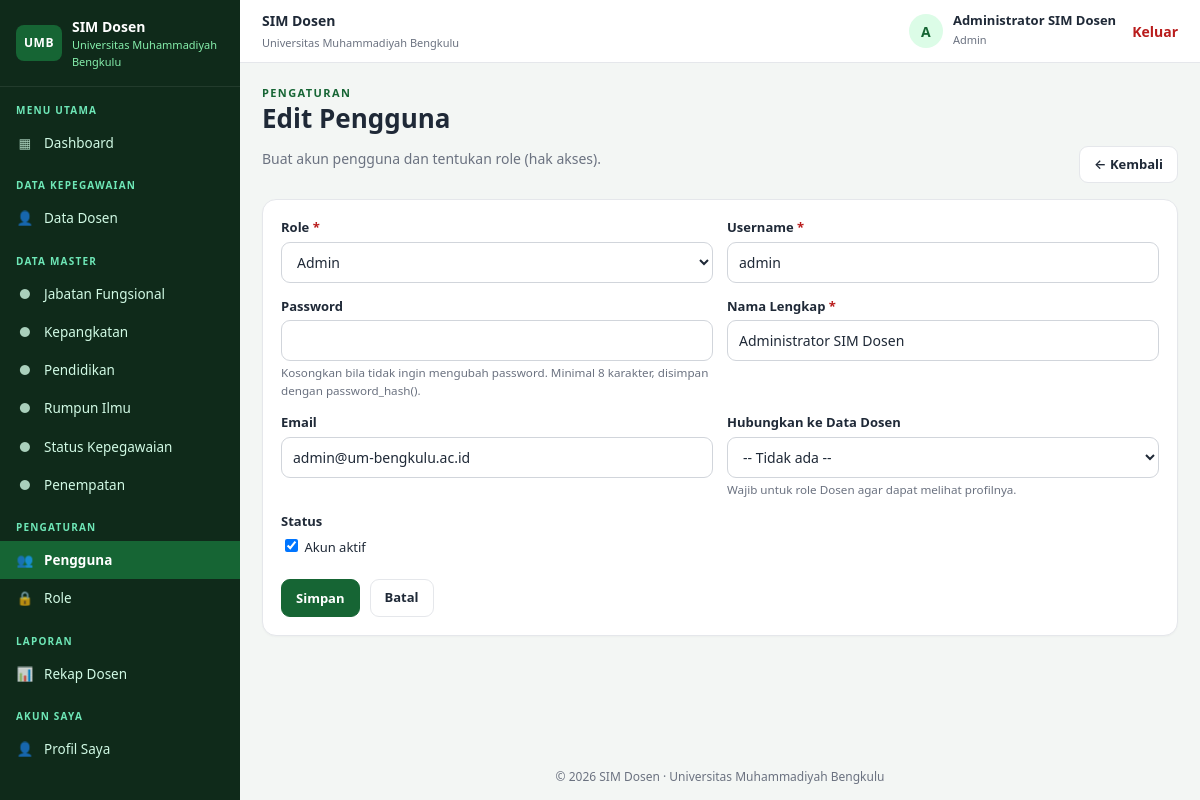
Screenshot of /pengguna_form.php?id=1 (signed in) with the database file from the repository.
### tables this page shows
CREATE TABLE `pengguna` (
  `id_pengguna` INT UNSIGNED NOT NULL AUTO_INCREMENT,
  `username` VARCHAR(50) NOT NULL,
  `password` VARCHAR(255) NOT NULL,
  `nama_lengkap` VARCHAR(150) NOT NULL,
  `email` VARCHAR(120) DEFAULT NULL,
  `id_role` INT UNSIGNED NOT NULL,
  `id_dosen` INT UNSIGNED DEFAULT NULL,
  `aktif` TINYINT(1) NOT NULL DEFAULT 1,
  `last_login` DATETIME DEFAULT NULL,
  `created_at` TIMESTAMP NOT NULL DEFAULT CURRENT_TIMESTAMP,
  PRIMARY KEY (`id_pengguna`),
  UNIQUE KEY `uq_username` (`username`),
  KEY `fk_pengguna_role` (`id_role`),
  KEY `fk_pengguna_dosen` (`id_dosen`),
  CONSTRAINT `fk_pengguna_role` FOREIGN KEY (`id_role`) REFERENCES `roles` (`id_role`) ON DELETE RESTRICT ON UPDATE CASCADE,
  CONSTRAINT `fk_pengguna_dosen` FOREIGN KEY (`id_dosen`) REFERENCES `dosen` (`id_dosen`) ON DELETE SET NULL ON UPDATE CASCADE
);

CREATE TABLE `roles` (
  `id_role` INT UNSIGNED NOT NULL AUTO_INCREMENT,
  `kode_role` VARCHAR(30) NOT NULL,
  `nama_role` VARCHAR(60) NOT NULL,
  `deskripsi` VARCHAR(255) DEFAULT NULL,
  PRIMARY KEY (`id_role`),
  UNIQUE KEY `uq_kode_role` (`kode_role`)
);

### includes/helpers.php (called while the page is built, shortened)
<?php
function e($v)
{
    return htmlspecialchars((string) $v, ENT_QUOTES, 'UTF-8');
}
function get($key, $default = '')
{
    return isset($_GET[$key]) ? trim((string) $_GET[$key]) : $default;
}

### includes/db.php (called while the page is built, shortened)
<?php
function db()
{
    static $pdo = null;
    if ($pdo !== null) {
        return $pdo;
    }
    $opts = array(
        PDO::ATTR_ERRMODE            => PDO::ERRMODE_EXCEPTION,
        PDO::ATTR_DEFAULT_FETCH_MODE => PDO::FETCH_ASSOC,
        PDO::ATTR_EMULATE_PREPARES   => false,
    );
    foreach (explode(',', DB_PORTS) as $port) {
        try {
            $dsn = 'mysql:host=' . DB_HOST . ';port=' . trim($port) . ';dbname=' . DB_NAME . ';charset=utf8mb4';
            $pdo = new PDO($dsn, DB_USER, DB_PASS, $opts);
            return $pdo;
        } catch (PDOException $e) {
            $last = $e->getMessage();
        }
    }
}

### pengguna_form.php (the view, shortened to what this page needs)
<?php
$id = (int) get('id');
$edit = $id > 0;
$row = array('username' => '', 'nama_lengkap' => '', 'email' => '', 'id_role' => '', 'id_dosen' => '', 'aktif' => 1);
if ($edit) {
    $st = db()->prepare('SELECT * FROM pengguna WHERE id_pengguna = ?');
    $st->execute(array($id));
    $row = $st->fetch();
}
$roles = db()->query('SELECT * FROM roles ORDER BY id_role')->fetchAll();
$errors = array();
function perr($errors, $k)
{
    return isset($errors[$k]) ? '<span class="err">' . e($errors[$k]) . '</span>' : '';
}
$page_title = $edit ? 'Edit Pengguna' : 'Tambah Pengguna';
include __DIR__ . '/includes/header.php';
?>
<div class="page-head"><div><div class="eyebrow">Pengaturan</div><h1><?= e($page_title) ?></h1>
  <p class="muted">Buat akun pengguna dan tentukan role (hak akses).</p></div><a class="btn" href="pengguna.php">&larr; Kembali</a></div>
<form method="post" class="card" autocomplete="off"><div class="card-body"><?= csrf_field() ?>
  <div class="form-grid">
    <div class="field"><label>Role <span class="req">*</span></label>
      <select name="id_role" required><option value="">-- Pilih Role --</option>
      <?php foreach ($roles as $r): ?><option value="<?= (int) $r['id_role'] ?>" <?= (string) $r['id_role'] === (string) $row['id_role'] ? 'selected' : '' ?>><?= e($r['nama_role']) ?></option><?php endforeach; ?></select><?= perr($errors, 'id_role') ?></div>
    <div class="field"><label>Username <span class="req">*</span></label><input type="text" name="username" maxlength="50" value="<?= e($row['username']) ?>" required autocomplete="off"><?= perr($errors, 'username') ?></div>
    <div class="field"><label>Password <?= $edit ? '' : '<span class="req">*</span>' ?></label>
      <input type="password" name="password" id="pw" autocomplete="new-password" <?= $edit ? '' : 'required' ?>>
      <small><?= $edit ? 'Kosongkan bila tidak ingin mengubah password. ' : '' ?>Minimal 8 karakter, disimpan dengan password_hash().</small><?= perr($errors, 'password') ?></div>
    <div class="field"><label>Nama Lengkap <span class="req">*</span></label><input type="text" name="nama_lengkap" maxlength="150" value="<?= e($row['nama_lengkap']) ?>" required><?= perr($errors, 'nama_lengkap') ?></div>
    <div class="field"><label>Email</label><input type="email" name="email" maxlength="120" value="<?= e($row['email']) ?>"><?= perr($errors, 'email') ?></div>
    <div class="field"><label>Hubungkan ke Data Dosen</label>
      <select name="id_dosen"><option value="">-- Tidak ada --</option>
      </select>
      <small>Wajib untuk role Dosen agar dapat melihat profilnya.</small><?= perr($errors, 'id_dosen') ?></div>
    <div class="field"><label>Status</label><label style="font-weight:400"><input type="checkbox" name="aktif" value="1" <?= !empty($row['aktif']) ? 'checked' : '' ?>> Akun aktif</label><?= perr($errors, 'aktif') ?></div>
  </div>
  <div class="form-actions"><button class="btn btn-primary" type="submit">Simpan</button><a class="btn" href="pengguna.php">Batal</a></div>
</div></form>
<?php include __DIR__ . '/includes/footer.php'; ?>

### assets/style.css (style rules this page uses)
:root { --green:#166534;--green-d:#0f2a1a;--green-l:#dcfce7;--bg:#f3f6f4;--card:#fff;--text:#1f2937;--muted:#6b7280;--line:#e5e7eb;--red:#b91c1c;--amber:#b45309;--blue:#1d4ed8 }
* { box-sizing:border-box }
html,body { margin:0 }
body { font-family:system-ui,-apple-system,"Segoe UI",Roboto,Arial,sans-serif;background:var(--bg);color:var(--text);font-size:14px;line-height:1.5 }
a { color:var(--green);text-decoration:none }
h1,h2,h3 { margin:0 0 6px;line-height:1.25 }
.muted { color:var(--muted) }
.eyebrow { font-size:11px;letter-spacing:1.4px;text-transform:uppercase;color:var(--green);font-weight:700 }
.page-head { display:flex;justify-content:space-between;align-items:flex-end;gap:12px;flex-wrap:wrap;margin-bottom:16px }
.page-head h1 { font-size:26px }
.card { background:var(--card);border:1px solid var(--line);border-radius:14px;box-shadow:0 1px 2px rgba(0,0,0,.03);margin-bottom:18px }
.card-body { padding:18px }
.btn { display:inline-block;border:1px solid var(--line);background:#fff;color:var(--text);padding:8px 14px;border-radius:9px;font-size:13px;font-weight:600;cursor:pointer;font-family:inherit }
.btn-primary { background:var(--green);border-color:var(--green);color:#fff }
.form-grid { display:grid;grid-template-columns:repeat(2,1fr);gap:14px }
.field label { display:block;font-weight:600;margin-bottom:4px;font-size:13px }
.field .req { color:var(--red) }
.field small { display:block;color:var(--muted);margin-top:3px }
input[type=text],input[type=password],input[type=email],input[type=number],select,textarea { width:100%;padding:9px 11px;border:1px solid #d1d5db;border-radius:9px;background:#fff;font:inherit;color:inherit }
.form-actions { display:flex;gap:10px;margin-top:18px }

### rows the page displays
pengguna: id_role "Admin", username "admin", nama_lengkap "Administrator SIM Dosen", email "admin@um-bengkulu.ac.id", aktif "☑"

### other values shown
APP_NAME "SIM Dosen"
APP_INSTITUSI "Universitas Muhammadiyah Bengkulu"
$icon "▦ 👤 👥 🔒 📊 👤"
$label "Dashboard Data Dosen Pengguna Role Rekap Dosen Profil Saya"
$label "Jabatan Fungsional"
$label "Kepangkatan"
$label "Pendidikan"
$label "Rumpun Ilmu"
$label "Status Kepegawaian"
$label "Penempatan"
substr($u['nama'], 0, 1) "A"
$u['nama'] "Administrator SIM Dosen"
$u['role_nama'] "Admin"
$page_title "Edit Pengguna"
